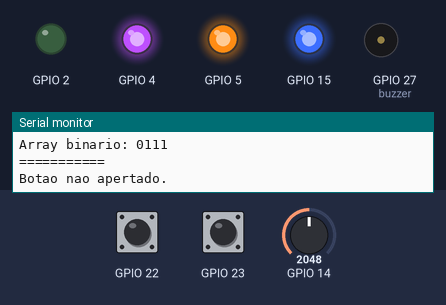
This sketch was run on a simulated ESP32. Parts: output pins drawn as LEDs (lit = HIGH), buzzer (waves = sounding), the last lines printed to the serial monitor. The inputs (shaded band) are chosen by the test bench; at power-on: GPIO 14 = 2048, GPIO 22 HIGH, GPIO 23 HIGH.

Above: at 1.2 s.
1.3 s: GPIO 14 set to 1971
4.5 s: GPIO 14 set to 1853
At 7.1 s:
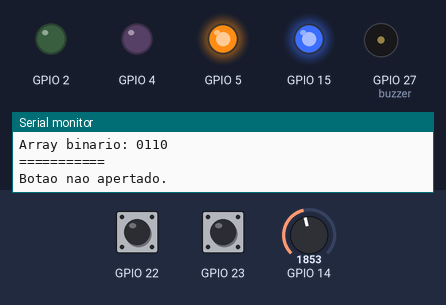
12.2 s: GPIO 14 set to 571
At 15.5 s:
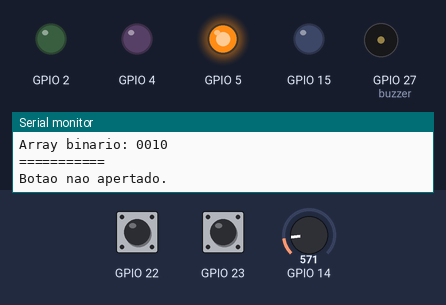
19.7 s: GPIO 14 set to 495
At 21.3 s:
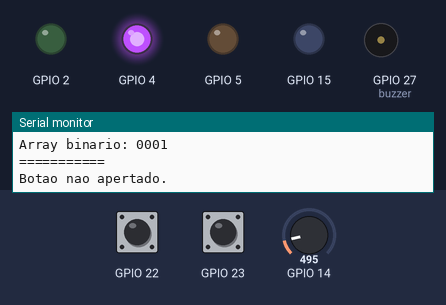
22.5 s: GPIO 14 set to 1228
At 25.0 s:
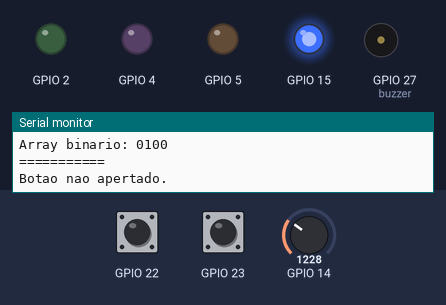
30.2 s: GPIO 14 set to 1146
34.2 s: GPIO 14 set to 1042
At 36.9 s:
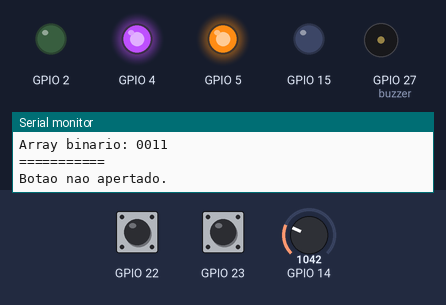
Timing chart, 0 to 40.7 s (numbered marks = the images above; inputs shaded):
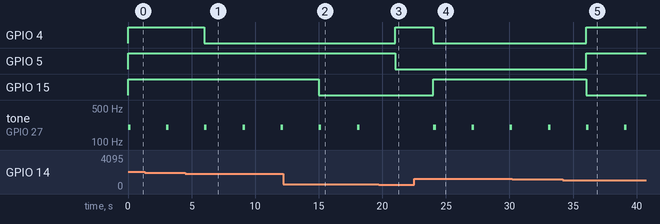

Measured:
- the behaviour switches between 1911 and 1910 on GPIO 14 (found by bisection; images 0 and 1)
- the behaviour switches between 546 and 545 on GPIO 14 (found by bisection; images 2 and 3)
- the behaviour switches between 1092 and 1091 on GPIO 14 (found by bisection; images 4 and 5)
- after the input at 4.5 s, GPIO 4: HIGH → LOW after 1.5 s
- after the input at 12.2 s, GPIO 15: HIGH → LOW after 2.8 s
- after the input at 19.7 s, GPIO 4: LOW → HIGH after 1.3 s; GPIO 5: HIGH → LOW after 1.3 s; tone on GPIO 27 (buzzer): stays silent (without the input it goes to 200 Hz after 1.3 s)
- after the input at 22.5 s, GPIO 4: HIGH → LOW after 1.5 s; GPIO 15: LOW → HIGH after 1.5 s; tone on GPIO 27 (buzzer): alternates 200 Hz for 0.20 s and silent for 2.8 s, starting after 1.5 s
- after the input at 34.2 s, GPIO 4, GPIO 5: LOW → HIGH after 1.8 s; GPIO 15: HIGH → LOW after 1.8 s

The sketch:

sketch.ino
```cpp
#include <stdio.h>

int ArrayBotaoSalvar[1];
int binaryArray[4];

void setup() {
  // put your setup code here, to run once:
  Serial.begin(115200);
  Serial.println("Hello, ESP32!");
  pinMode(2, OUTPUT);
  pinMode(4, OUTPUT);
  pinMode(5, OUTPUT);
  pinMode(15, OUTPUT);
  pinMode(14, INPUT);
  pinMode(27, OUTPUT);
  pinMode(22, INPUT_PULLUP);
  pinMode(23, INPUT_PULLUP);
  ArrayBotaoSalvar[0] = 0;
}

void numerobinario(int n) {

  // counter for binary array
  int i = 0;
  while (i < 4) {
      // storing remainder in binary array
      if (n > 0) {
      binaryArray[i] = n % 2;
      n = n / 2;
      }
      else {
        binaryArray[i] = 0;
      }
      i++;
  }

  Serial.print("Array binario: ");
  for (int j = i - 1; j >= 0; j--){
      Serial.print(binaryArray[j]);
  }
  Serial.println(" ");
  Serial.println("===========");
}

void acenderLed() {
  if (binaryArray[3] == 1) {
    digitalWrite(2, HIGH);
  }
  else {
    digitalWrite(2, LOW);
  }

  if (binaryArray[2] == 1) {
    digitalWrite(15, HIGH);
  }
  else {
    digitalWrite(15, LOW);
  }

  if (binaryArray[1] == 1) {
    digitalWrite(5, HIGH);
  }
  else {
    digitalWrite(5, LOW);
  }

  if (binaryArray[0] == 1) {
    digitalWrite(4, HIGH);
  }
  else {
    digitalWrite(4, LOW);
  }
}

void buzina(int n) {
  int i = 1;
  while (i < n) {
    tone(27, (100*n), 200);
    n = n - i;
  }
}

void loop() {

  Serial.print("Analog Read: ");
  Serial.println(analogRead(14));
  int number = analogRead(14);
  int numberDecimal = (number / 273);
  Serial.print("Number Decimal: ");
  Serial.println(numberDecimal);
  numerobinario(numberDecimal);
  acenderLed();
  buzina(numberDecimal);

  if (digitalRead(22) == LOW) {
    Serial.println("Salvando no array... ");
    ArrayBotaoSalvar[0] = numberDecimal;
    delay(250);
    Serial.print("Número: ");
    Serial.println(ArrayBotaoSalvar[0]);
  }
  else {
    Serial.println("Botao nao apertado.");
  }

  if (digitalRead(23) == LOW) {
    if (ArrayBotaoSalvar[0] != 0) {
    Serial.print("Tocando os sons do numero ");
    Serial.println(ArrayBotaoSalvar[0]);
    numerobinario(ArrayBotaoSalvar[0]);
    acenderLed();
    buzina(ArrayBotaoSalvar[0]);
    }
    else {
      Serial.println("Nao ha nenhum numero armazenado no vetor.");
    }
    delay(2500);
  }
  // put your main code here, to run repeatedly:
  delay(3000); // this speeds up the simulation
}
```
